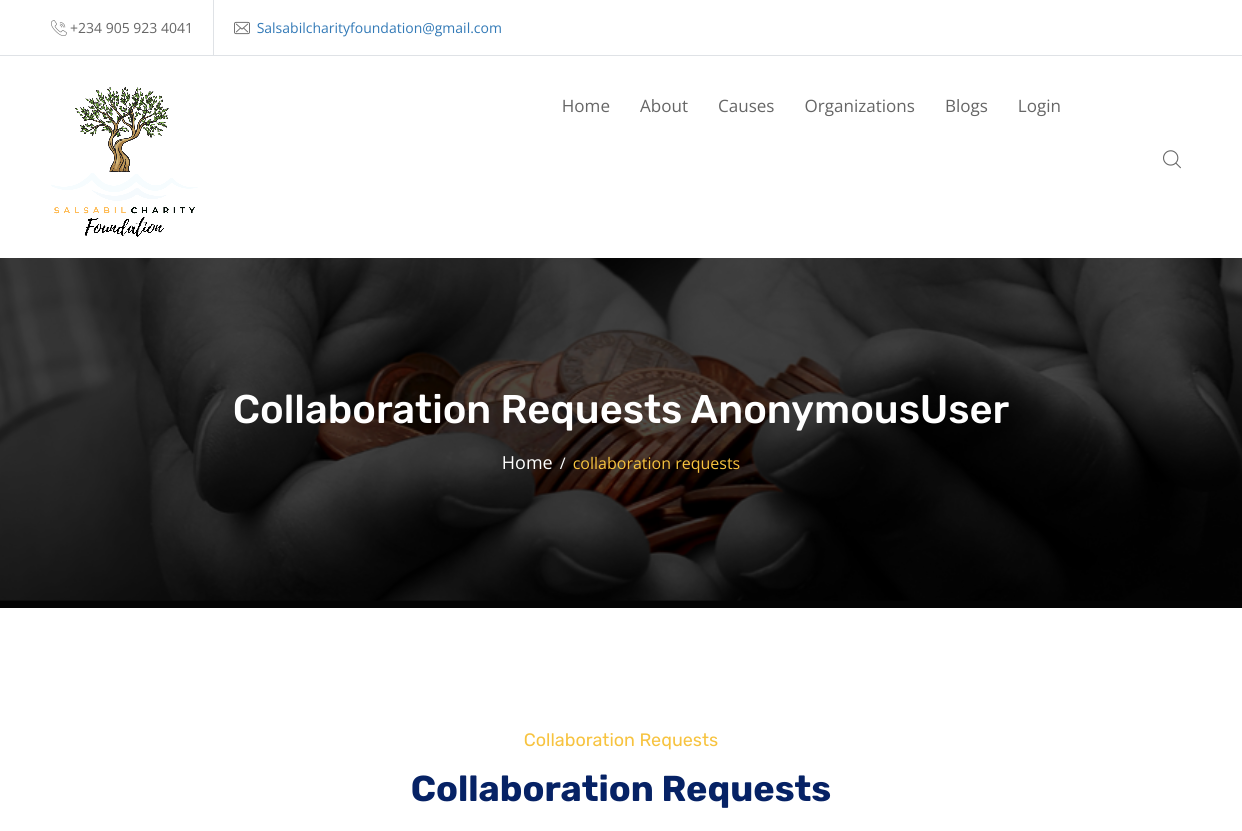
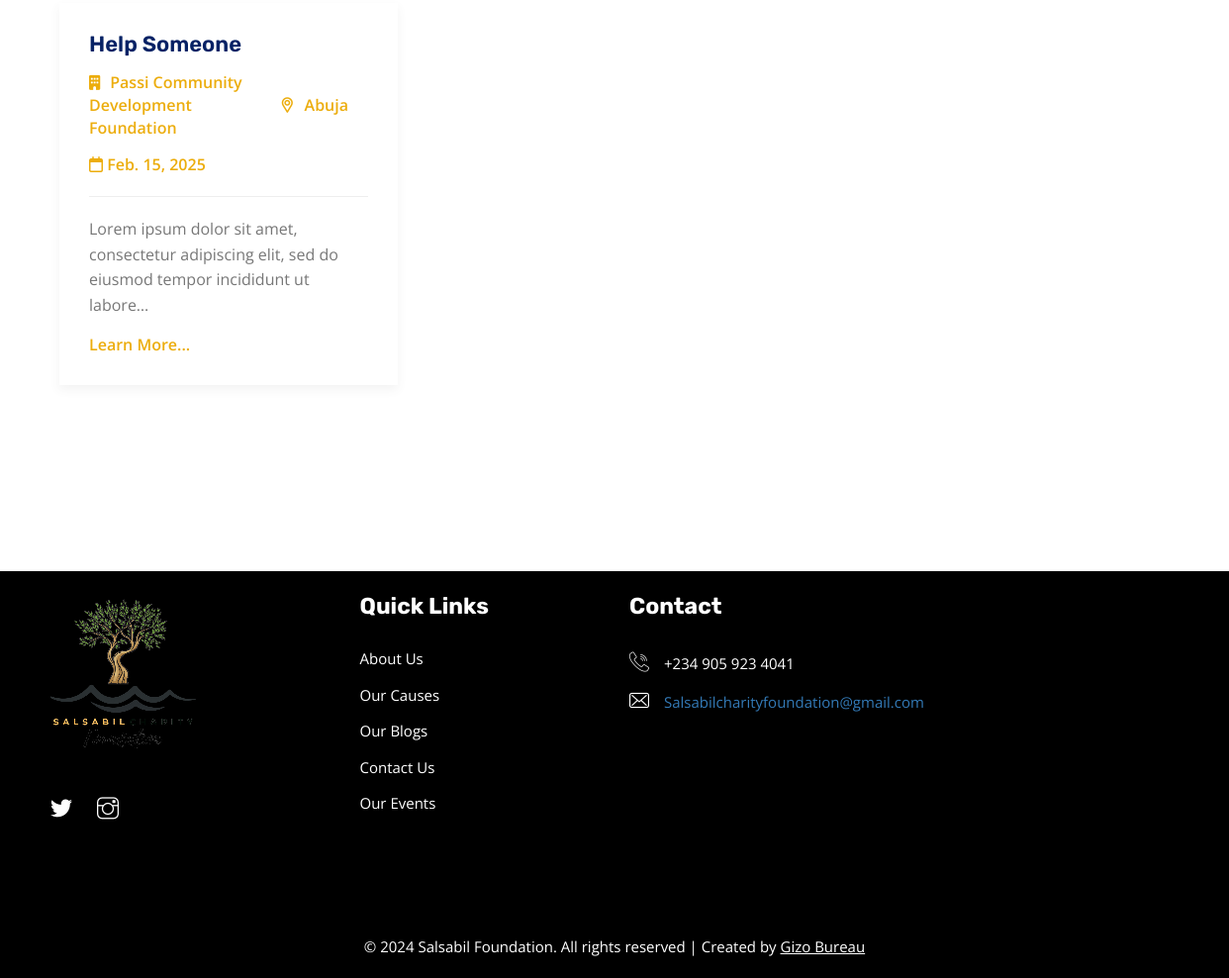
/collaboration-requests/passi2, run on the app's committed database (2 pictures, top to bottom).
### charity/models.py (models this page shows, shortened)
class Collaboration(models.Model):
    slug = models.SlugField(max_length=150, blank=True, null=True)
    project = models.ForeignKey(Project,  on_delete=models.SET_NULL, null=True, blank=True)
    title = models.CharField(max_length=50)
    description = models.TextField()
    resources_needed = models.TextField()
    personnel_needed = models.TextField()
    ngos_in_collaboration_with = models.ManyToManyField(Profile)

class Project(models.Model):
    slug = models.SlugField(max_length=150, blank=True, null=True)
    organization=models.ForeignKey(Profile, on_delete=models.CASCADE)
    title = models.CharField(max_length=60)
    budget = models.PositiveIntegerField()
    description = models.TextField()
    location = models.CharField(max_length=60)
    volunteers_needed = models.PositiveIntegerField(blank=True, null=True)
    date = models.DateField(auto_now=False, auto_now_add=False)
    schedule = models.TextField(blank=True, null=True)
    amount_raised = models.PositiveIntegerField(default=0)

class Profile(models.Model):
    user = models.ForeignKey(User, on_delete=models.CASCADE)
    sub_account_ID = models.CharField(max_length=50, blank=True, null=True)
    organization_name = models.CharField(max_length=100)
    email = models.EmailField( max_length=254)
    phone_number = PhoneNumberField()
    state = models.CharField(max_length=40)
    city = models.CharField(max_length=20)
    description = models.TextField()
    category = models.TextField()
    sub_category =models.TextField()
    cac_certificate= models.FileField(upload_to='cac', max_length=100)
    scuml= models.FileField(upload_to='scuml', max_length=100)
    cac_number= models.CharField(max_length=50)
    bank_account_name = models.CharField(max_length=200)
    bank_account_number = models.CharField(max_length=10)
    bank = models.CharField(max_length=100)
    organization_image = ResizedImageField(size=[400, 300], quality=100, crop=['middle', 'center'], upload_to='profiles')
    instagram = models.URLField( max_length=200, blank=True, null=True)
    twitter = models.URLField( max_length=200, blank=True, null=True)
    facebook = models.URLField( max_length=200, blank=True, null=True)

### charity/views.py (the view)
# urls.py: path('collaboration-requests/<user>', views.collaboration_requests_ngo, name="collaboration-requests-ngo"),
def collaboration_requests_ngo(request, user):
    p = Paginator(Collaboration.objects.filter(project__organization__user__username=user).order_by('-id'), 6)
    page = request.GET.get('page')
    collaborations = p.get_page(page)
    context = {'collaborations': collaborations}
    return render(request, "collaboration_requests_ngo.html", context)

### templates/collaboration_requests_ngo.html (shortened to what this page needs)
{% extends "base.html" %}
{% block content %}
{% include "header.html" %}
    <div class="wpo-breadcumb-area">
        <div class="container">
            <div class="row">
                <div class="col-12">
                    <div class="wpo-breadcumb-wrap">
                        <h2>Collaboration Requests {{user}}</h2>
                        <ul>
                            <li><a href="{% url 'home' %}">Home</a></li>
                            <li><span>collaboration requests</span></li>
                        </ul>
                    </div>
                </div>
            </div>
        </div>
    </div>
    <div class="wpo-event-area-2 section-padding">
        <div class="container">
            <div class="row">
                <div class="col-12">
                    <div class="wpo-section-title">
                        <span>Collaboration Requests</span>
                        <h2> Collaboration Requests</h2>
                    </div>
                </div>
            </div>
            <div class="row">
                {% for collaboration in collaborations %}
                <div class="col-md-4 col-sm-6 col-12 custom-grid">
                    <div class="wpo-event-item">
                        <div class="wpo-event-text">
                            <a href="{% url 'collaboration-detail' collaboration.slug %}"><h2>{{collaboration.title|truncatechars:20|title}}</h2>
                            <ul>
                                <li><i class="fa-solid fa-building"></i>{{collaboration.project.organization.organization_name}}</li>
                                <li><i class="fi flaticon-pin"></i>{{collaboration.project.location|capfirst}}</li>
                            </ul>
                            <i class="fa-regular fa-calendar"></i> {{collaboration.project.date}}
                            <hr>
                            <p>{{collaboration.description|truncatechars:100|capfirst}}</p>
                            <a href="{% url 'collaboration-detail' collaboration.slug %}">Learn More...</a>
                        </div>
                    </div>
                </div>
                {% endfor %}
            </div>
            <div class="pagination-wrapper pagination-wrapper-left">
            </div>
        </div>
    </div>
{% endblock content %}

### data on the page
Collaboration: title "Help Someone", project.organization.organization_name "Passi Community Development Foundation", project.location "Abuja", project "Feb. 15, 2025", description "Lorem ipsum dolor sit amet, consectetur adipiscing elit, sed do eiusmod tempor incididunt ut labore…"

### other printed values
{{ user }} "AnonymousUser"
